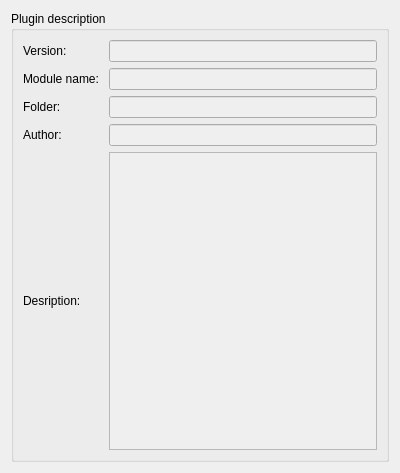
<?xml version="1.0" encoding="UTF-8"?>
<ui version="4.0">
 <class>AboutPage</class>
 <widget class="QWidget" name="AboutPage">
  <property name="geometry">
   <rect>
    <x>0</x>
    <y>0</y>
    <width>400</width>
    <height>473</height>
   </rect>
  </property>
  <property name="windowTitle">
   <string>Form</string>
  </property>
  <layout class="QVBoxLayout" name="verticalLayout">
   <item>
    <widget class="QGroupBox" name="descGB">
     <property name="title">
      <string>Plugin description</string>
     </property>
     <layout class="QGridLayout" name="gridLayout">
      <item row="0" column="0">
       <widget class="QLabel" name="version_label">
        <property name="text">
         <string>Version: </string>
        </property>
       </widget>
      </item>
      <item row="0" column="1">
       <widget class="QLineEdit" name="version_text">
        <property name="palette">
         <palette>
          <active>
           <colorrole role="Base">
            <brush brushstyle="SolidPattern">
             <color alpha="255">
              <red>239</red>
              <green>239</green>
              <blue>239</blue>
             </color>
            </brush>
           </colorrole>
          </active>
          <inactive>
           <colorrole role="Base">
            <brush brushstyle="SolidPattern">
             <color alpha="255">
              <red>239</red>
              <green>239</green>
              <blue>239</blue>
             </color>
            </brush>
           </colorrole>
          </inactive>
          <disabled>
           <colorrole role="Base">
            <brush brushstyle="SolidPattern">
             <color alpha="255">
              <red>244</red>
              <green>244</green>
              <blue>244</blue>
             </color>
            </brush>
           </colorrole>
          </disabled>
         </palette>
        </property>
        <property name="readOnly">
         <bool>true</bool>
        </property>
       </widget>
      </item>
      <item row="1" column="0">
       <widget class="QLabel" name="module_name_label">
        <property name="text">
         <string>Module name: </string>
        </property>
       </widget>
      </item>
      <item row="1" column="1">
       <widget class="QLineEdit" name="module_name_text">
        <property name="palette">
         <palette>
          <active>
           <colorrole role="Base">
            <brush brushstyle="SolidPattern">
             <color alpha="255">
              <red>239</red>
              <green>239</green>
              <blue>239</blue>
             </color>
            </brush>
           </colorrole>
          </active>
          <inactive>
           <colorrole role="Base">
            <brush brushstyle="SolidPattern">
             <color alpha="255">
              <red>239</red>
              <green>239</green>
              <blue>239</blue>
             </color>
            </brush>
           </colorrole>
          </inactive>
          <disabled>
           <colorrole role="Base">
            <brush brushstyle="SolidPattern">
             <color alpha="255">
              <red>244</red>
              <green>244</green>
              <blue>244</blue>
             </color>
            </brush>
           </colorrole>
          </disabled>
         </palette>
        </property>
        <property name="readOnly">
         <bool>true</bool>
        </property>
       </widget>
      </item>
      <item row="2" column="0">
       <widget class="QLabel" name="folder_label">
        <property name="text">
         <string>Folder: </string>
        </property>
       </widget>
      </item>
      <item row="2" column="1">
       <widget class="QLineEdit" name="folder_text">
        <property name="palette">
         <palette>
          <active>
           <colorrole role="Base">
            <brush brushstyle="SolidPattern">
             <color alpha="255">
              <red>239</red>
              <green>239</green>
              <blue>239</blue>
             </color>
            </brush>
           </colorrole>
          </active>
          <inactive>
           <colorrole role="Base">
            <brush brushstyle="SolidPattern">
             <color alpha="255">
              <red>239</red>
              <green>239</green>
              <blue>239</blue>
             </color>
            </brush>
           </colorrole>
          </inactive>
          <disabled>
           <colorrole role="Base">
            <brush brushstyle="SolidPattern">
             <color alpha="255">
              <red>244</red>
              <green>244</green>
              <blue>244</blue>
             </color>
            </brush>
           </colorrole>
          </disabled>
         </palette>
        </property>
        <property name="readOnly">
         <bool>true</bool>
        </property>
       </widget>
      </item>
      <item row="3" column="0">
       <widget class="QLabel" name="author_label">
        <property name="text">
         <string>Author: </string>
        </property>
       </widget>
      </item>
      <item row="3" column="1">
       <widget class="QLineEdit" name="author_text">
        <property name="palette">
         <palette>
          <active>
           <colorrole role="Base">
            <brush brushstyle="SolidPattern">
             <color alpha="255">
              <red>239</red>
              <green>239</green>
              <blue>239</blue>
             </color>
            </brush>
           </colorrole>
          </active>
          <inactive>
           <colorrole role="Base">
            <brush brushstyle="SolidPattern">
             <color alpha="255">
              <red>239</red>
              <green>239</green>
              <blue>239</blue>
             </color>
            </brush>
           </colorrole>
          </inactive>
          <disabled>
           <colorrole role="Base">
            <brush brushstyle="SolidPattern">
             <color alpha="255">
              <red>244</red>
              <green>244</green>
              <blue>244</blue>
             </color>
            </brush>
           </colorrole>
          </disabled>
         </palette>
        </property>
        <property name="readOnly">
         <bool>true</bool>
        </property>
       </widget>
      </item>
      <item row="4" column="0">
       <widget class="QLabel" name="desc_label">
        <property name="text">
         <string>Desription: </string>
        </property>
       </widget>
      </item>
      <item row="4" column="1">
       <widget class="QTextEdit" name="desc_text">
        <property name="palette">
         <palette>
          <active>
           <colorrole role="Base">
            <brush brushstyle="SolidPattern">
             <color alpha="255">
              <red>239</red>
              <green>239</green>
              <blue>239</blue>
             </color>
            </brush>
           </colorrole>
          </active>
          <inactive>
           <colorrole role="Base">
            <brush brushstyle="SolidPattern">
             <color alpha="255">
              <red>239</red>
              <green>239</green>
              <blue>239</blue>
             </color>
            </brush>
           </colorrole>
          </inactive>
          <disabled>
           <colorrole role="Base">
            <brush brushstyle="SolidPattern">
             <color alpha="255">
              <red>244</red>
              <green>244</green>
              <blue>244</blue>
             </color>
            </brush>
           </colorrole>
          </disabled>
         </palette>
        </property>
        <property name="readOnly">
         <bool>true</bool>
        </property>
       </widget>
      </item>
     </layout>
    </widget>
   </item>
  </layout>
 </widget>
 <resources/>
 <connections/>
</ui>
